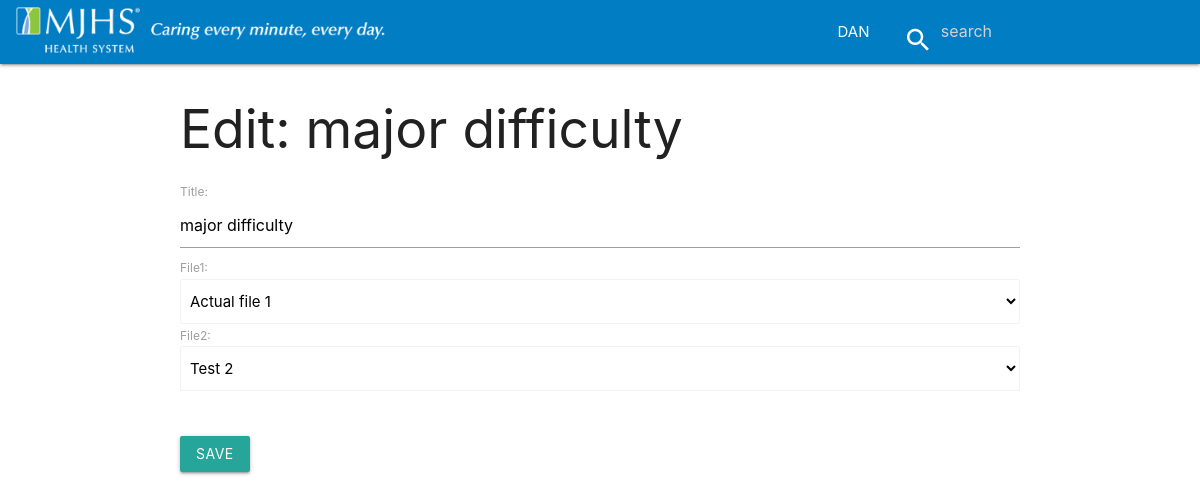
Page /edit/comparelist/7/ (signed in) on the committed database.
### analyze/models.py (models this page shows, shortened)
class Compare(models.Model):
    title = models.CharField(max_length=500)
    file1 = models.ForeignKey(File, related_name='compareFile1')
    file2 = models.ForeignKey(File, related_name='compareFile2')
    date = models.DateTimeField(auto_now_add=True)

### analyze/views.py (the view)
# urls.py: url(r'^edit/comparelist/(?P<id>\d+)/$', views.edit_compare_list, name='edit_compare_list'),
def edit_compare_list(request, id):
    if request.user.is_authenticated and request.user.is_superuser:
        compareobj = Compare.objects.get(id=id)
        if request.method == 'POST':
            form = CompareGroupForm(request.POST, instance=compareobj)
            if form.is_valid():
                data = form.save(commit=False)
                data.save()
                return redirect("analyze:comparelist")
        else:
            form = CompareGroupForm(instance=compareobj)
        return render(request, 'analyze/edit-compare.html', {'form': form, 'compareobj': compareobj})
    else:
        return redirect("analyze:home")

### analyze/forms.py
class CompareGroupForm(forms.ModelForm):
    file1 = forms.ModelChoiceField(queryset=File.objects.all(), widget=forms.Select(attrs={'class':'form-control browser-default'}))
    file2 = forms.ModelChoiceField(queryset=File.objects.all(), widget=forms.Select(attrs={'class':'form-control browser-default'}))
    class Meta:
        model = Compare
        fields = ('title', 'file1', 'file2')

### analyze/models.py (called while the page is built)
    def __str__(self):
        return self.name

### analyze/templates/analyze/edit-compare.html (shortened to what this page needs)
{% extends 'analyze/base.html' %}
{% block content %}
<div class="container">
    <h2>Edit: {{ compareobj.title }}</h2>
    <form action="" method="post" enctype="multipart/form-data">
        {{ form }}
        <br><br>
        <input type="submit" value="Save" class="btn">
    </form>
</div>
{% endblock %}

### analyze/templates/analyze/base.html (shortened to what this page needs)
  <!DOCTYPE html>
  <html>
    <head>
          <link rel="stylesheet" href="https://cdnjs.cloudflare.com/ajax/libs/materialize/1.0.0-beta/css/materialize.min.css">
      {% load staticfiles %}
      <link rel="stylesheet" href="{% static 'css/style.css' %}">
    </head>
<body>
    <nav style="background: #007DC3;">
        <div class="nav-wrapper">
          <a href="{% url 'analyze:home' %}" class="brand-logo red-text"><img src="{% static 'images/logo.png' %}" alt="Logo" width="400"></a>
            <ul class="hide-on-med-and-down right">
                {% if request.user.is_authenticated %}
                <li><a class='dropdown-trigger white-text' href='#' data-target='dropdown1'>{{ request.user.username |upper }}</a></li>
                {% else %}
                <li><a href="{% url 'accounts:login' %}" class="white-text">Login</a></li>
                {% endif %}
                <li>
                   <div class="center row">
                      <div class="col s12 " >
                        <div class="row" id="topbarsearch">
                          <form action="{% url 'analyze:home' %}" method="get" enctype="multipart/form-data">
                          <div class="input-field col s6 s12 white-text">
                            <i class="white-text material-icons prefix">search</i>
                            <input type="text" placeholder="search" name="query" id="autocomplete-input" class="autocomplete white-text" >
                            </div>
                          </form>
                          </div>
                        </div>
                      </div>
                  </li>
            </ul>
        </div>
      </nav>
    {% block content %}
    {% endblock %}
    </body>
</html>

### analyze/static/css/style.css (style rules this page uses)
nav ul a, nav .brand-logo { color: #444; }

### rows in the picture
Compare: title "major difficulty", file1 "Actual file 1", file2 "Test 2"

### other values in the picture
{{ request.user.username |upper }} "DAN"
